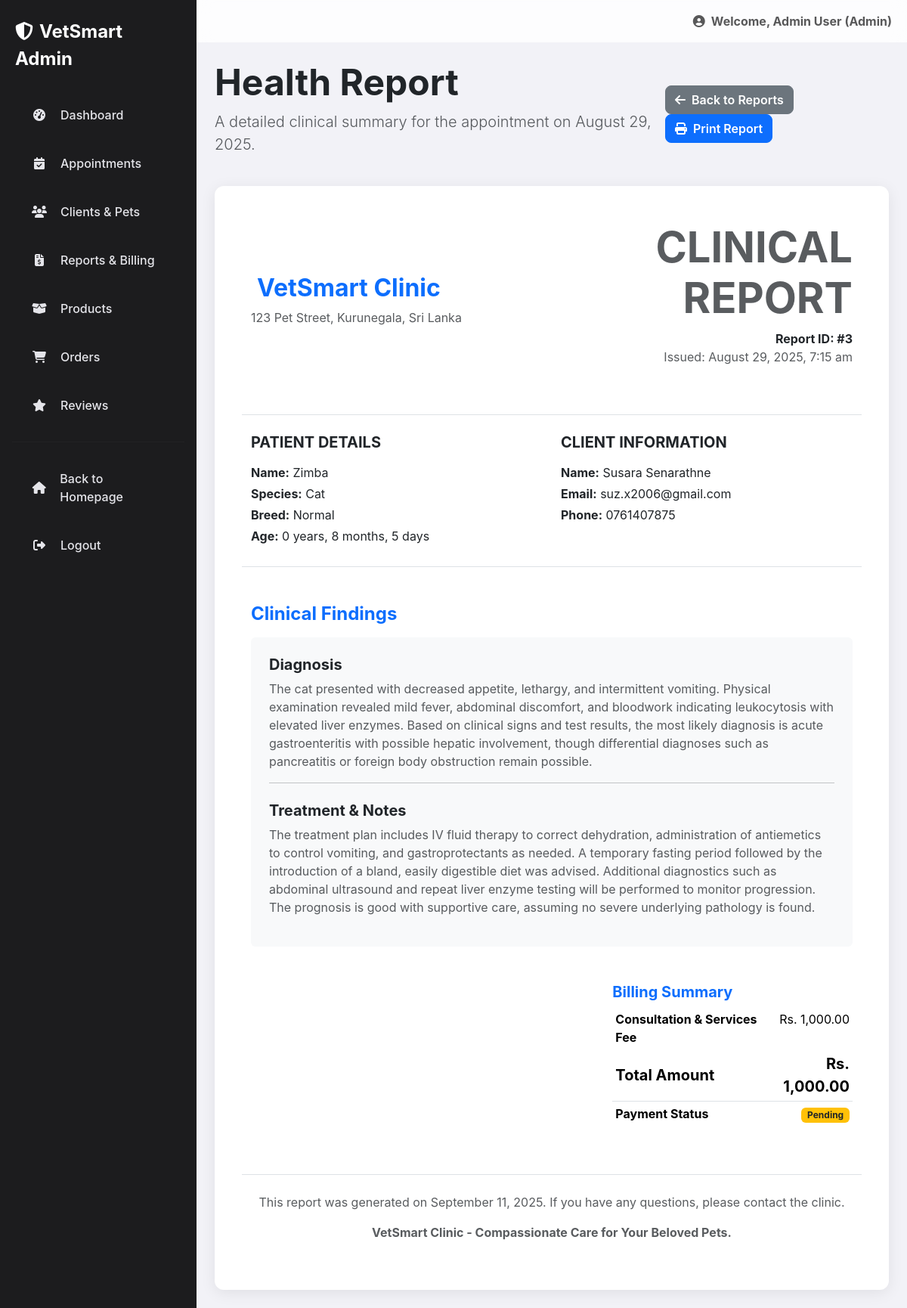
/VetSmart/admin/view_receipt.php?report_id=3 (signed in), run on the app's committed database.
### tables this page shows
CREATE TABLE `reports` (
  `report_id` int(11) NOT NULL,
  `appointment_id` int(11) NOT NULL,
  `diagnosis` text NOT NULL,
  `treatment_notes` text DEFAULT NULL,
  `billing_amount` decimal(10,2) NOT NULL DEFAULT 0.00,
  `payment_status` enum('Paid','Unpaid') NOT NULL DEFAULT 'Unpaid',
  `generated_at` timestamp NOT NULL DEFAULT current_timestamp()
);

CREATE TABLE `appointments` (
  `appointment_id` int(11) NOT NULL,
  `client_id` int(11) NOT NULL,
  `pet_id` int(11) NOT NULL,
  `vet_id` int(11) DEFAULT NULL,
  `appointment_date` datetime NOT NULL,
  `reason` text NOT NULL,
  `status` enum('Pending','Confirmed','In Progress','Completed','Cancelled') NOT NULL DEFAULT 'Pending',
  `created_at` timestamp NOT NULL DEFAULT current_timestamp()
);

CREATE TABLE `pets` (
  `pet_id` int(11) NOT NULL,
  `owner_id` int(11) NOT NULL,
  `pet_name` varchar(255) NOT NULL,
  `species` varchar(100) DEFAULT NULL,
  `breed` varchar(100) DEFAULT NULL,
  `date_of_birth` date DEFAULT NULL,
  `gender` enum('Male','Female','Unknown') NOT NULL DEFAULT 'Unknown',
  `medical_history` text DEFAULT NULL,
  `pet_image_url` varchar(255) DEFAULT NULL
);

CREATE TABLE `users` (
  `user_id` int(11) NOT NULL,
  `full_name` varchar(255) NOT NULL,
  `email` varchar(255) NOT NULL,
  `password` varchar(255) NOT NULL,
  `phone_number` varchar(20) DEFAULT NULL,
  `address` text DEFAULT NULL,
  `role` enum('client','admin') NOT NULL DEFAULT 'client',
  `created_at` timestamp NOT NULL DEFAULT current_timestamp()
);

### VetSmart/admin/view_receipt.php (the view, shortened to what this page needs)
<?php
include 'includes/header.php';
$report_id = intval($_GET['report_id']);
$sql = "SELECT
            r.report_id, r.diagnosis, r.treatment_notes, r.billing_amount, r.payment_status, r.generated_at,
            a.appointment_date,
            p.pet_name, p.species, p.breed, p.date_of_birth,
            u.full_name, u.email, u.phone_number
        FROM reports r
        JOIN appointments a ON r.appointment_id = a.appointment_id
        JOIN pets p ON a.pet_id = p.pet_id
        JOIN users u ON a.client_id = u.user_id
        WHERE r.report_id = ?";
$stmt = mysqli_prepare($conn, $sql);
mysqli_stmt_bind_param($stmt, "i", $report_id);
mysqli_stmt_execute($stmt);
$result = mysqli_stmt_get_result($stmt);
$report = mysqli_fetch_assoc($result);
function calculate_age($dob) {
    $birthDate = new DateTime($dob);
    $today = new DateTime('today');
    $age = $today->diff($birthDate);
    return $age->y . " years, " . $age->m . " months, " . $age->d . " days";
}
?>
<div class="d-flex justify-content-between align-items-center mb-4 page-title-header">
    <div>
        <h1 class="display-5 fw-bold mb-2">Health Report</h1>
        <p class="lead text-muted">A detailed clinical summary for the appointment on <?php echo date('F j, Y', strtotime($report['appointment_date'])); ?>.</p>
    </div>
    <div class="no-print">
        <a href="reports.php" class="btn btn-secondary"><i class="fas fa-arrow-left me-2"></i>Back to Reports</a>
        <button onclick="window.print()" class="btn btn-primary"><i class="fas fa-print me-2"></i>Print Report</button>
    </div>
</div>
<div class="card printable-area">
    <div class="card-body p-5">
        <div class="row mb-5 align-items-center">
            <div class="col-md-6">
                <h2 class="fw-bold text-primary"><i class="fas fa-dogbeat me-2"></i>VetSmart Clinic</h2>
                <p class="text-muted mb-0">123 Pet Street, Kurunegala, Sri Lanka</p>
            </div>
            <div class="col-md-6 text-md-end">
                <h1 class="display-4 fw-bold text-muted">CLINICAL REPORT</h1>
                <p class="fw-bold mb-0">Report ID: #<?php echo htmlspecialchars($report['report_id']); ?></p>
                <p class="text-muted">Issued: <?php echo date('F j, Y, g:i a', strtotime($report['generated_at'])); ?></p>
            </div>
        </div>
        <div class="row border-top border-bottom py-4 mb-5">
            <div class="col-md-6">
                <h5 class="fw-bold mb-3">PATIENT DETAILS</h5>
                <p class="mb-1"><strong>Name:</strong> <?php echo htmlspecialchars($report['pet_name']); ?></p>
                <p class="mb-1"><strong>Species:</strong> <?php echo htmlspecialchars($report['species']); ?></p>
                <p class="mb-1"><strong>Breed:</strong> <?php echo htmlspecialchars($report['breed']); ?></p>
                <p class="mb-1"><strong>Age:</strong> <?php echo calculate_age($report['date_of_birth']); ?></p>
            </div>
            <div class="col-md-6">
                <h5 class="fw-bold mb-3">CLIENT INFORMATION</h5>
                <p class="mb-1"><strong>Name:</strong> <?php echo htmlspecialchars($report['full_name']); ?></p>
                <p class="mb-1"><strong>Email:</strong> <?php echo htmlspecialchars($report['email']); ?></p>
                <p class="mb-1"><strong>Phone:</strong> <?php echo htmlspecialchars($report['phone_number']); ?></p>
            </div>
        </div>
        <div class="mb-5">
            <h4 class="fw-bold text-primary mb-3">Clinical Findings</h4>
            <div class="p-4 bg-light rounded">
                <h5 class="fw-bold">Diagnosis</h5>
                <p class="text-muted"><?php echo nl2br(htmlspecialchars($report['diagnosis'])); ?></p>
                <hr>
                <h5 class="fw-bold mt-4">Treatment & Notes</h5>
                <p class="text-muted"><?php echo nl2br(htmlspecialchars($report['treatment_notes'])); ?></p>
            </div>
        </div>
        <div class="row justify-content-end">
            <div class="col-md-5">
                <h5 class="fw-bold text-primary">Billing Summary</h5>
                <table class="table table-sm">
                    <tbody>
                        <tr>
                            <th class="border-0">Consultation & Services Fee</th>
                            <td class="text-end border-0">Rs. <?php echo number_format($report['billing_amount'], 2); ?></td>
                        </tr>
                        <tr class="bg-light">
                            <th class="fw-bold fs-5 align-middle">Total Amount</th>
                            <td class="fw-bold fs-5 text-end align-middle">Rs. <?php echo number_format($report['billing_amount'], 2); ?></td>
                        </tr>
                        <tr>
                            <th class="border-0">Payment Status</th>
                            <td class="text-end border-0 fw-bold">
                                <?php if ($report['payment_status'] == 'Paid'): ?>
                                    <span class="badge bg-success">Paid</span>
                                <?php else: ?>
                                    <span class="badge bg-warning text-dark">Pending</span>
                                <?php endif; ?>
                            </td>
                        </tr>
                    </tbody>
                </table>
            </div>
        </div>
         <div class="row border-top mt-5 pt-4">
            <div class="col text-center text-muted">
                <p>This report was generated on <?php echo date('F j, Y'); ?>. If you have any questions, please contact the clinic.</p>
                <p><strong>VetSmart Clinic - Compassionate Care for Your Beloved Pets.</strong></p>
            </div>
        </div>
    </div>
</div>
<?php
include 'includes/footer.php';
?>

### VetSmart/admin/includes/header.php (style rules this page uses)
:root { --ios-blue: #007AFF; --ios-light-gray: #F2F2F7; --ios-dark-gray: #1C1C1E; --sidebar-bg: #1C1C1E; --sidebar-text: #E5E5EA; --sidebar-hover: #3A3A3C; --main-bg: #F2F2F7; --card-bg: #FFFFFF; --border-radius: 12px; }
body { font-family: -apple-system, BlinkMacSystemFont, 'SF Pro Display', 'Segoe UI', Roboto, sans-serif; background-color: var(--main-bg); overflow-x: hidden; }
.card { border: none; border-radius: var(--border-radius); box-shadow: 0 4px 20px rgba(0,0,0,0.08); background-color: var(--card-bg); }
.btn { border-radius: 8px; font-weight: 600; }

### data on the page
reports: appointment.appointment_date "August 29, 2025", report_id "3", generated_at "August 29, 2025, 7:15 am", pets.pet_name "Zimba", pets.species "Cat", pets.breed "Normal", pets.date_of_birth "0 years, 8 months, 5 days", users.full_name "Susara Senarathne", users.email "suz.x2006@gmail.com", users.phone_number "0761407875", diagnosis "The cat presented with decreased appetite, lethargy, and intermittent vomiting. Physical examination revealed mild fever, abdominal discomfort, and bloodwork indicating leukocytosis with elevated liver enzymes. Based on clinical signs and test results, the most likely diagnosis is acute gastroenteritis with possible hepatic involvement, though differential diagnoses such as pancreatitis or foreign body obstruction remain possible.", treatment_notes "The treatment plan includes IV fluid therapy to correct dehydration, administration of antiemetics to control vomiting, and gastroprotectants as needed. A temporary fasting period followed by the introduction of a bland, easily digestible diet was advised. Additional diagnostics such as abdominal ultrasound and repeat liver enzyme testing will be performed to monitor progression. The prognosis is good with supportive care, assuming no severe underlying pathology is found.", billing_amount "1,000.00"

### other printed values
$_SESSION['full_name'] "Admin User"
